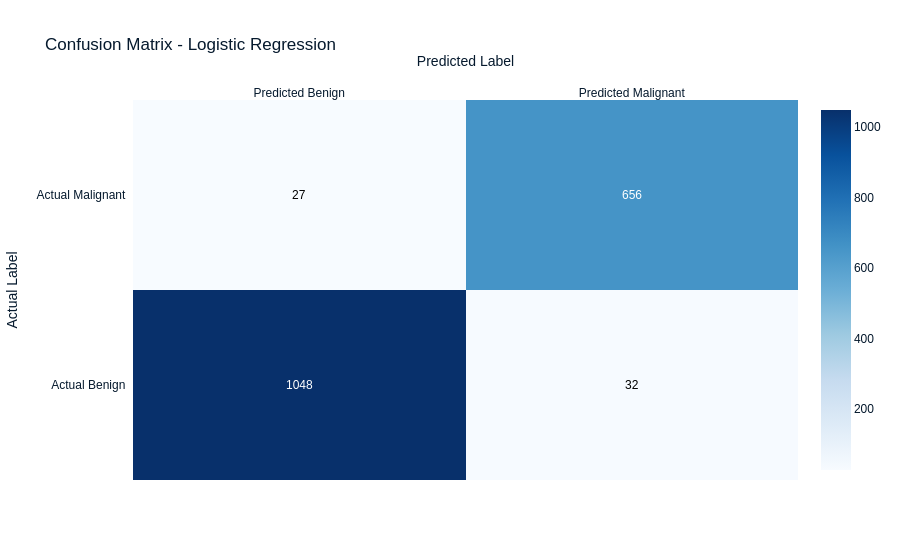

Notebook code cell kept with this figure:
### Markdown cell above
### Model Evaluation

The trained Logistic Regression model is evaluated on the validation dataset using several classification metrics.

The evaluation includes:

- **Classification Report:** Provides precision, recall, F1-score, and support for both benign and malignant classes.
- **ROC-AUC:** Measures the model's ability to distinguish between the two diagnosis classes across different classification thresholds. A higher value indicates better class separation.
- **Confusion Matrix:** Shows the number of correct and incorrect predictions for each diagnosis class.

The confusion matrix is also visualized as an interactive heatmap to make the model's predictions easier to interpret.

### Code cell
from sklearn.metrics import (
    classification_report,
    confusion_matrix,
    roc_auc_score
)
import plotly.figure_factory as ff

# Classification report
print("Classification Report:")
print(
    classification_report(
        y_val,
        y_val_pred,
        target_names=['Benign', 'Malignant']
    )
)

# ROC-AUC
roc_auc = roc_auc_score(y_val, y_val_prob)
print(f"ROC-AUC: {roc_auc:.4f}")

# Confusion Matrix
cm = confusion_matrix(y_val, y_val_pred)

print("\nConfusion Matrix:")
print(cm)

# Interactive confusion matrix
fig = ff.create_annotated_heatmap(
    z=cm,
    x=['Predicted Benign', 'Predicted Malignant'],
    y=['Actual Benign', 'Actual Malignant'],
    colorscale='Blues',
    showscale=True
)

fig.update_layout(
    title='Confusion Matrix - Logistic Regression',
    xaxis_title='Predicted Label',
    yaxis_title='Actual Label'
)

fig.show()

### Figure 1 — Plotly figure (JSON) as saved in the notebook; plotly's stock layout.template omitted (floating-point values rounded to 4 significant figures)
{"data": [{"colorscale": [[0, "rgb(247,251,255)"], [0.125, "rgb(222,235,247)"], [0.25, "rgb(198,219,239)"], [0.375, "rgb(158,202,225)"], [0.5, "rgb(107,174,214)"], [0.625, "rgb(66,146,198)"], [0.75, "rgb(33,113,181)"], [0.875, "rgb(8,81,156)"], [1, "rgb(8,48,107)"]], "reversescale": false, "showscale": true, "x": ["Predicted Benign", "Predicted Malignant"], "y": ["Actual Benign", "Actual Malignant"], "z": [[1048, 32], [27, 656]], "type": "heatmap"}], "layout": {"annotations": [{"font": {"color": "#FFFFFF"}, "showarrow": false, "text": "1048", "x": "Predicted Benign", "xref": "x", "y": "Actual Benign", "yref": "y"}, {"font": {"color": "#000000"}, "showarrow": false, "text": "32", "x": "Predicted Malignant", "xref": "x", "y": "Actual Benign", "yref": "y"}, {"font": {"color": "#000000"}, "showarrow": false, "text": "27", "x": "Predicted Benign", "xref": "x", "y": "Actual Malignant", "yref": "y"}, {"font": {"color": "#FFFFFF"}, "showarrow": false, "text": "656", "x": "Predicted Malignant", "xref": "x", "y": "Actual Malignant", "yref": "y"}], "xaxis": {"dtick": 1, "gridcolor": "rgb(0, 0, 0)", "side": "top", "ticks": "", "title": {"text": "Predicted Label"}}, "yaxis": {"dtick": 1, "ticks": "", "ticksuffix": "  ", "title": {"text": "Actual Label"}}, "title": {"text": "Confusion Matrix - Logistic Regression"}}}
